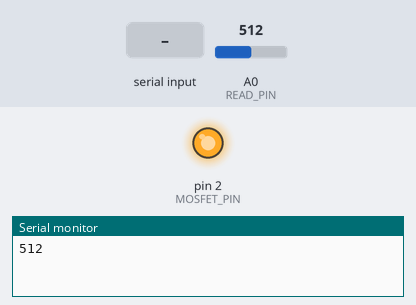
Recording of a sketch running on a simulated Arduino Uno, built with avr-gcc and run on an emulated ATmega328P. Parts: output pins drawn as LEDs (lit = HIGH), the last lines printed to the serial monitor. The inputs (shaded band) are chosen by the test bench; at power-on: A0 (READ_PIN) = 512.

Above: at 1.2 s.
1.3 s: A0 (READ_PIN) set to 837
3.2 s: A0 (READ_PIN) set to 862
At 5.2 s:
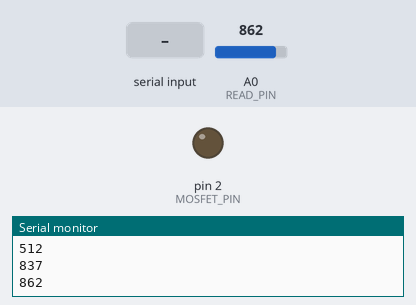
5.5 s: "1" received over Serial
Timing chart, 0 to 8.5 s (numbered marks = the images above; inputs shaded):
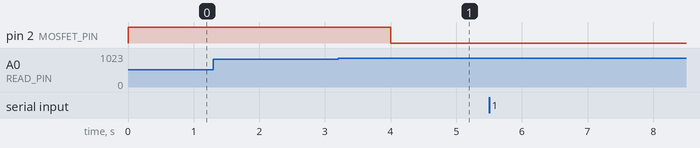

The sketch:

LipoChargerCutoff.ino
```cpp
/*
MOSFET should only switch DC current!!!!!!!!!!!!!!!!!!

why is led dimmer when current runs through mosfet?

http://bildr.org/2012/03/rfp30n06le-arduino/


adc reads 769 at 3.8250 V


STOP AT ADC raw OF 845 (850 is about 4.23 V per cell)


*/

#define READ_PIN A0
#define MOSFET_PIN 2
// arduino ground need to be connected to the ground on battery?
// readpin connectted to the first cell of the battery
int writeval = 0;

void setup() {
    Serial.begin(9600);
    pinMode(MOSFET_PIN, OUTPUT);
    digitalWrite(MOSFET_PIN, 1);
}


void loop() {


    int reading = analogRead(READ_PIN); // 5v is broken into 1024 values
    Serial.println(reading);

    if(Serial.available() > 0){
    while(Serial.available()){
      Serial.read();
    }
    writeval = !writeval;
    digitalWrite(MOSFET_PIN, writeval);
    Serial.print("Writiting val ");
    Serial.println(writeval);
 }

    if(reading >= 845){ // 1024 / 5 * 4.2 V = 860 as the 4.2v cutoff
        digitalWrite(MOSFET_PIN, 0); // turn off charger
    }

    delay(2000);

}
```

Measured:
- the behaviour switches between 844 and 845 on A0 (READ_PIN) (found by bisection; images 0 and 1)
- after the input at 3.2 s, pin 2 (MOSFET_PIN): HIGH → LOW after 0.80 s
